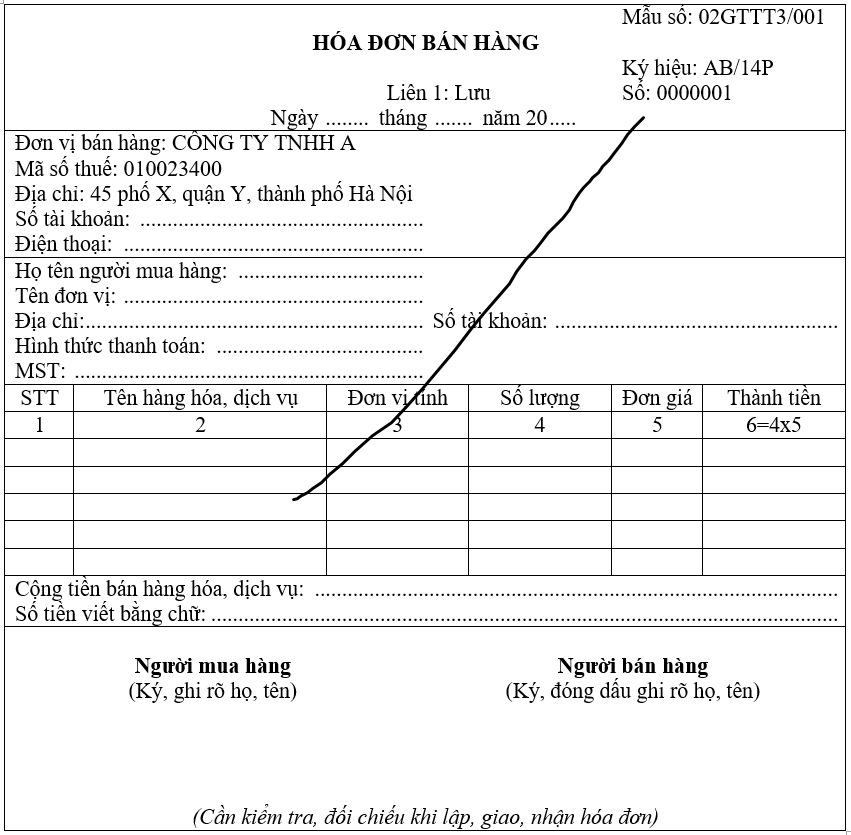
#> input picture remove non straight line/HOADONMAU.png, 851 x 835 px
$ python erosion_dilation.py
#> lines starting #> are read from the running program, lines starting #| are printed output that depends on the picture; after the words box and inside, x2 and y2 are one past the last pixel; in counts of white or black regions, pixels touching at a corner belong together
import cv2
import numpy as np

# ref: https://stackoverflow.com/questions/58540100/remove-non-straight-lines-from-text-image

# Read in image, cvt to grayscale, and apply Otsu's threshold to get
image = cv2.imread('HOADONMAU.png')
#> image is the input picture: shape (835, 851, 3); min 0, max 255, mean 240.7
gray = cv2.cvtColor(image, cv2.COLOR_BGR2GRAY)
thresh = cv2.threshold(gray, 0, 255,cv2.THRESH_BINARY_INV + cv2.THRESH_OTSU)[1]
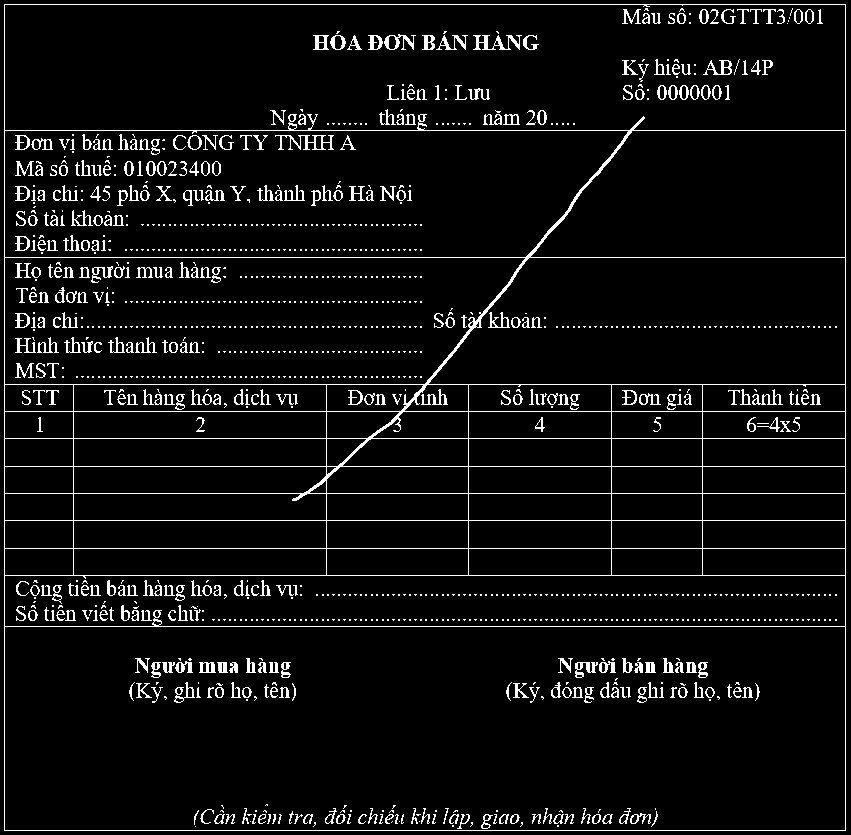
#> thresh: shape (835, 851); 5.9% white in thin lines or dots

# Create diagonal kernel
kernel = np.array([[0, 0, 1],
                   [0, 1, 0],
                   [1, 0, 0]], dtype=np.uint8)
opening = cv2.morphologyEx(thresh, cv2.MORPH_OPEN, kernel, iterations=1)
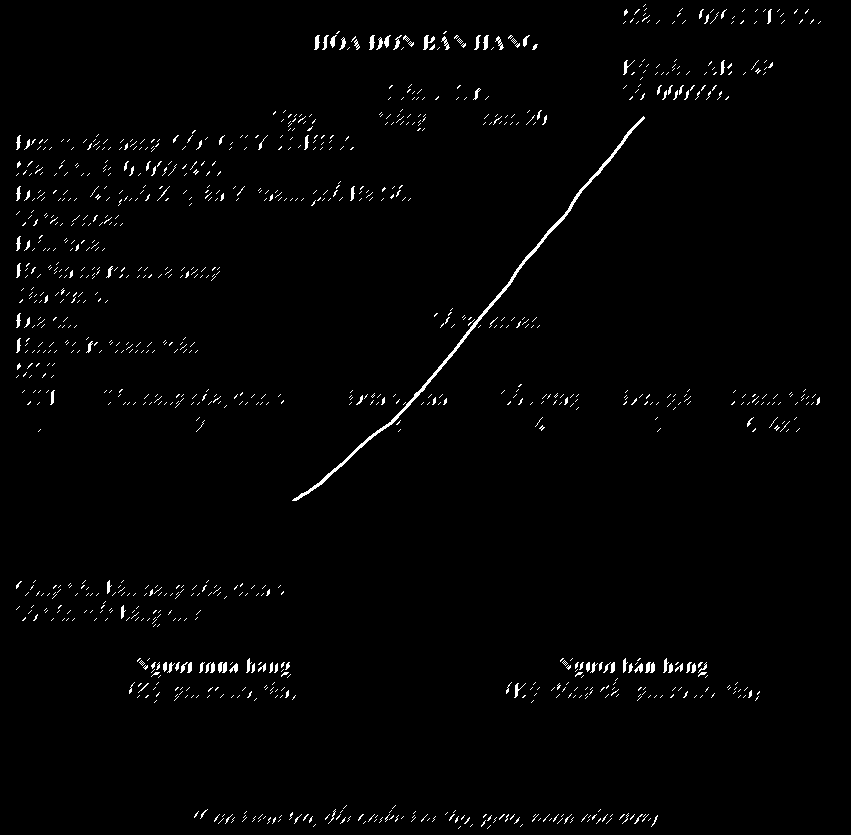
#> opening: shape (835, 851); 1.4% white in thin lines or dots

# noise will be created by apply kernel into character

# find contours
cnts, _ = cv2.findContours(opening, cv2.RETR_EXTERNAL, cv2.CHAIN_APPROX_SIMPLE) # -> contours, hierarchy
#> cnts = 1086 contours, 1036 with area under 20; largest, box (x1, y1, x2, y2) and area: (292, 116, 645, 501) 1234, (423, 35, 435, 50) 53, (369, 35, 375, 50) 41, (483, 35, 489, 50) 40, (314, 35, 320, 50) 40

# remove noise by contours
for c in cnts:
    area = cv2.contourArea(c)
    # tweak area to remove noise, tweak by hand
    if area < 100:
        cv2.drawContours(opening, [c], -1, (0,0,0), -1) # just a way to draw
#> this loop made 1086 passes
#> area on passes 7, 14, 20: 4, 2, 0
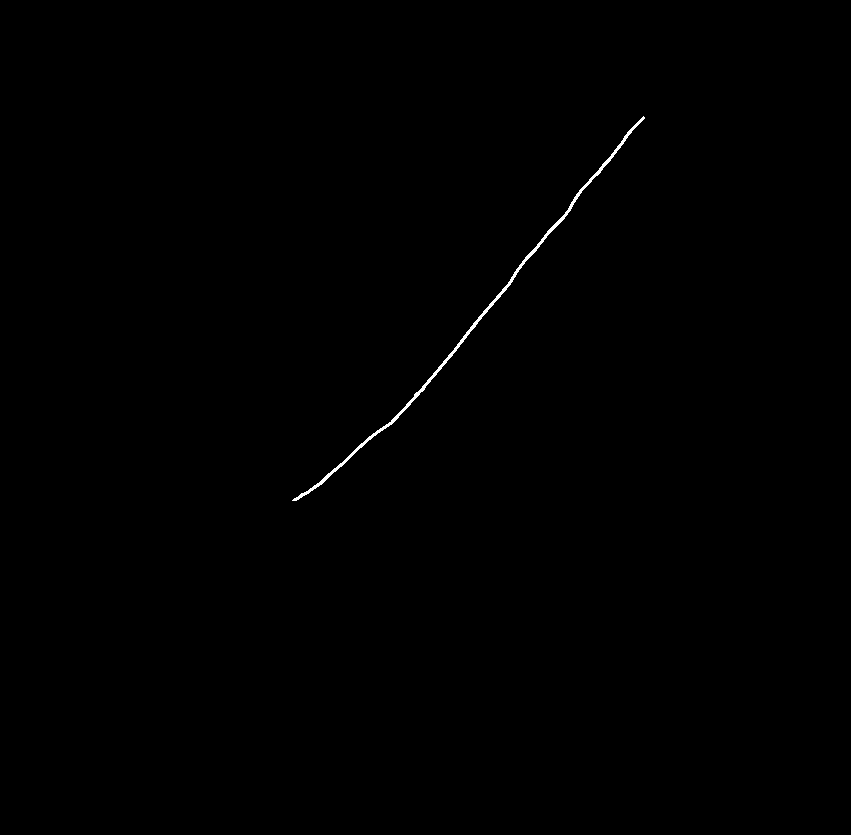
#> opening: shape (835, 851); 0.23% white in thin lines or dots, all inside (x1, y1, x2, y2) = (292, 116, 645, 501)

opening = cv2.merge([opening, opening, opening])
result = cv2.bitwise_xor(image, opening) # xor on 3 channel

cv2.imwrite('result.jpg', result)
